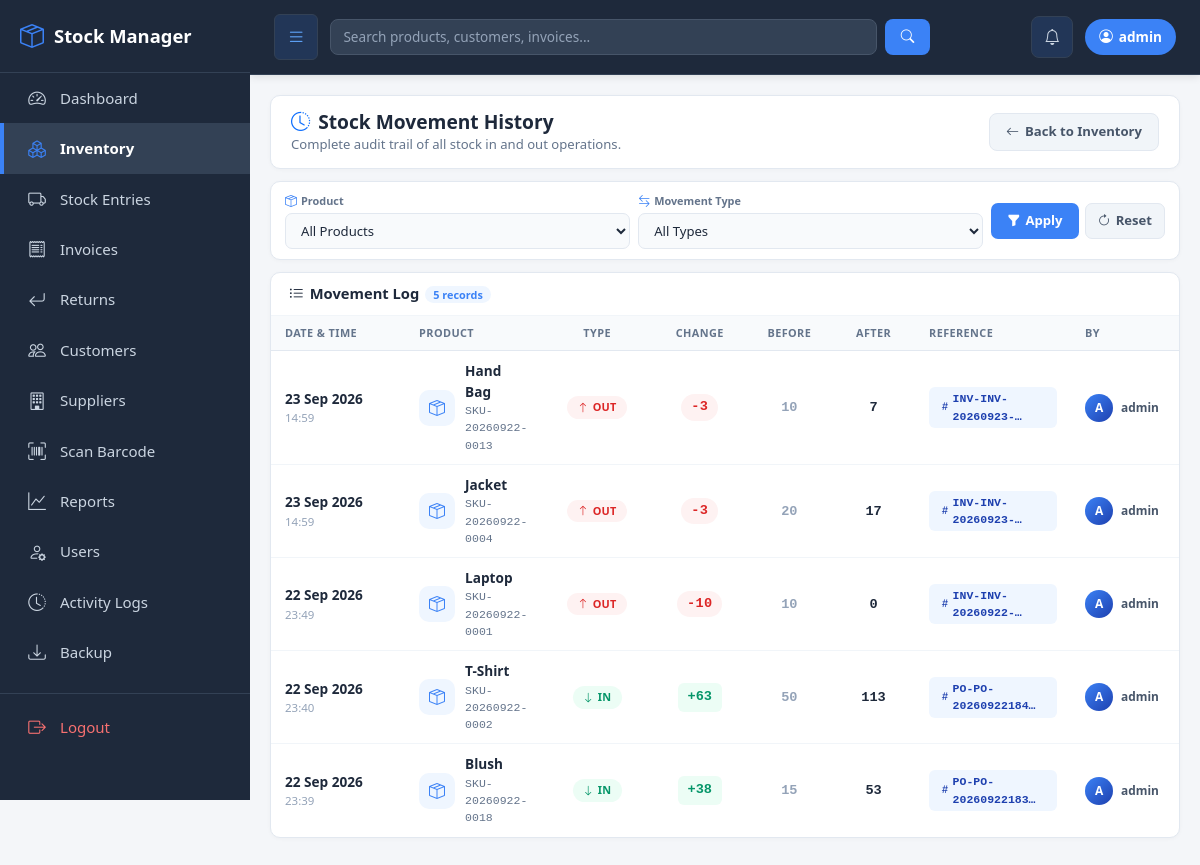
/inventory/history/ (signed in), run on the app's committed database.
### inventory/models.py (models this page shows, shortened)
class StockMovement(models.Model):
    MOVEMENT_TYPES = (
        ('IN', 'Stock In'),
        ('OUT', 'Stock Out'),
        ('ADJUST', 'Adjustment'),
    )
    product = models.ForeignKey(Product, on_delete=models.CASCADE, related_name='movements')
    quantity = models.IntegerField()
    movement_type = models.CharField(max_length=10, choices=MOVEMENT_TYPES)
    quantity_before = models.IntegerField(default=0)
    quantity_after = models.IntegerField(default=0)
    reference = models.CharField(max_length=100, blank=True)
    note = models.TextField(blank=True)
    created_by = models.ForeignKey(User, on_delete=models.SET_NULL, null=True, blank=True)
    created_at = models.DateTimeField(auto_now_add=True)
    class Meta:
        ordering = ['-created_at']

class Product(models.Model):
    name = models.CharField(max_length=200)
    sku = models.CharField(max_length=50, unique=True, blank=True, null=True)
    barcode = models.CharField(max_length=50, blank=True, null=True, unique=True)
    barcode_image = models.ImageField(upload_to='barcodes/', blank=True, null=True)
    qr_code = models.ImageField(upload_to='qrcodes/', blank=True, null=True)
    category = models.ForeignKey(Category, on_delete=models.SET_NULL, null=True, related_name='products')
    supplier = models.ForeignKey(Supplier, on_delete=models.SET_NULL, null=True, blank=True, related_name='products')
    description = models.TextField(blank=True)
    purchase_price = models.DecimalField(max_digits=10, decimal_places=2, default=0)
    price = models.DecimalField(max_digits=10, decimal_places=2, default=0)
    quantity = models.IntegerField(default=0)
    low_stock_threshold = models.PositiveIntegerField(default=10)
    unit = models.CharField(max_length=20, default='Piece')
    image = models.ImageField(upload_to='products/', blank=True, null=True)
    created_at = models.DateTimeField(auto_now_add=True)
    updated_at = models.DateTimeField(auto_now=True)
    class Meta:
        ordering = ['name']

### inventory/views.py (the view)
# urls.py: path('inventory/history/', views.stock_history, name='stock_history'),
@login_required
def stock_history(request):
    movements = StockMovement.objects.select_related('product', 'created_by').all()
    product_id = request.GET.get('product')
    movement_type = request.GET.get('type')
    if product_id:
        movements = movements.filter(product_id=product_id)
    if movement_type:
        movements = movements.filter(movement_type=movement_type)
    return render(request, 'stock_history.html', {
        'movements': movements[:200],
        'products': Product.objects.all(),
        'product_id': product_id,
        'movement_type': movement_type,
        'currency_symbol': Settings.get_currency_symbol(),
    })

### inventory/templates/stock_history.html (shortened to what this page needs)
{% extends 'base.html' %}
{% load static %}
{% block content %}
<div class="page-header">
    <div class="page-header-content">
        <div>
            <h2 class="page-title">
                <i class="bi bi-clock-history text-primary"></i>
                Stock Movement History
            </h2>
            <p class="page-subtitle">Complete audit trail of all stock in and out operations.</p>
        </div>
        <div class="page-header-actions">
            <a href="{% url 'inventory_list' %}" class="btn-secondary-action">
                <i class="bi bi-arrow-left"></i> Back to Inventory
            </a>
        </div>
    </div>
</div>
<div class="filter-bar">
    <form method="get" class="filter-form">
        <div class="filter-group">
            <label class="filter-label"><i class="bi bi-box-seam"></i> Product</label>
            <select name="product" class="filter-select">
                <option value="">All Products</option>
            </select>
        </div>
        <div class="filter-group">
            <label class="filter-label"><i class="bi bi-arrow-left-right"></i> Movement Type</label>
            <select name="type" class="filter-select">
                <option value="">All Types</option>
            </select>
        </div>
        <div class="filter-actions">
            <button type="submit" class="btn-filter-apply"><i class="bi bi-funnel-fill"></i> Apply</button>
            <a href="{% url 'stock_history' %}" class="btn-filter-reset"><i class="bi bi-arrow-clockwise"></i> Reset</a>
        </div>
    </form>
</div>
<div class="products-card">
    <div class="products-card-header">
        <h5 class="products-card-title">
            <i class="bi bi-list-ul"></i>
            Movement Log
            <span class="products-count">{{ movements|length }} records</span>
        </h5>
    </div>
    <div class="products-card-body p-0">
        {% if movements %}
            <div class="table-responsive">
                <table class="modern-inv-table">
                    <thead>
                        <tr>
                            <th style="width: 160px;">Date & Time</th>
                            <th>Product</th>
                            <th style="width: 120px;" class="text-center">Type</th>
                            <th style="width: 100px;" class="text-center">Change</th>
                            <th style="width: 90px;" class="text-center">Before</th>
                            <th style="width: 90px;" class="text-center">After</th>
                            <th style="width: 160px;">Reference</th>
                            <th style="width: 110px;">By</th>
                        </tr>
                    </thead>
                    <tbody>
                        {% for m in movements %}
                        <tr>
                            <td>
                                <strong style="color: #1e293b; font-size: 0.85rem;">{{ m.created_at|date:"d M Y" }}</strong>
                                <small style="color: #94a3b8; display: block; font-size: 0.72rem;">{{ m.created_at|date:"H:i" }}</small>
                            </td>
                            <td>
                                <div style="display: flex; align-items: center; gap: 10px;">
                                    <div class="stat-icon" style="width: 36px; height: 36px; border-radius: 10px; font-size: 1rem; background: #eff6ff; color: #3b82f6;">
                                        <i class="bi bi-box-seam"></i>
                                    </div>
                                    <div>
                                        <strong style="color: #1e293b;">{{ m.product.name|truncatechars:25 }}</strong>
                                        {% if m.product.sku %}
                                            <small style="color: #64748b; display: block; font-family: monospace; font-size: 0.72rem;">{{ m.product.sku }}</small>
                                        {% endif %}
                                    </div>
                                </div>
                            </td>
                            <td class="text-center">
                                {% if m.movement_type == 'IN' %}
                                    <span class="status-pill status-available"><i class="bi bi-arrow-down"></i> IN</span>
                                {% elif m.movement_type == 'OUT' %}
                                    <span class="status-pill status-out"><i class="bi bi-arrow-up"></i> OUT</span>
                                {% else %}
                                    <span class="status-pill" style="background: #f5f3ff; color: #7c3aed;"><i class="bi bi-arrow-repeat"></i> ADJ</span>
                                {% endif %}
                            </td>
                            <td class="text-center">
                                {% if m.quantity > 0 %}
                                    <span class="amount-badge" style="font-size: 0.85rem;">+{{ m.quantity }}</span>
                                {% else %}
                                    <span class="status-pill status-out" style="font-size: 0.85rem; font-family: monospace;">{{ m.quantity }}</span>
                                {% endif %}
                            </td>
                            <td class="text-center"><span style="font-family: monospace; color: #94a3b8; font-weight: 600;">{{ m.quantity_before }}</span></td>
                            <td class="text-center"><strong style="font-family: monospace; color: #1e293b;">{{ m.quantity_after }}</strong></td>
                            <td>
                                {% if m.reference %}
                                    <span class="invoice-badge"><i class="bi bi-hash"></i> {{ m.reference|truncatechars:18 }}</span>
                                {% else %}
                                    <span style="color: #94a3b8;">—</span>
                                {% endif %}
                            </td>
                            <td>
                                <div style="display: flex; align-items: center; gap: 8px;">
                                    <div class="stat-icon" style="width: 28px; height: 28px; border-radius: 50%; font-size: 0.75rem; font-weight: 700; background: linear-gradient(135deg, #3b82f6, #1e40af); color: #fff;">
                                        {{ m.created_by.username|first|default:"S"|upper }}
                                    </div>
                                    <small style="color: #475569; font-weight: 600;">{{ m.created_by.username|default:"System"|truncatechars:10 }}</small>
                                </div>
                            </td>
                        </tr>
                        {% endfor %}
                    </tbody>
                </table>
            </div>
        {% else %}
            <div class="empty-state-inventory">
                <i class="bi bi-clock-history"></i>
                <h5>No Stock Movements Yet</h5>
                <p>Stock movements will appear here when products are added, sold, or returned.</p>
            </div>
        {% endif %}
    </div>
</div>
{% endblock %}

### inventory/templates/base.html (shortened to what this page needs)
<!DOCTYPE html>
<html lang="en">
<head>
    <link href="https://cdn.jsdelivr.net/npm/bootstrap@5.3.2/dist/css/bootstrap.min.css" rel="stylesheet">
    {% load static %}
    <link href="https://cdn.jsdelivr.net/npm/bootstrap-icons@1.11.1/font/bootstrap-icons.css" rel="stylesheet">
    <link rel="stylesheet" href="{% static 'css/style.css' %}">
</head>
<body>
{% if user.is_authenticated %}
{% with current=request.resolver_match.url_name %}
<aside class="sidebar" id="sidebar">
    <div class="brand">
        <div class="brand-left">
            <i class="bi bi-box-seam"></i>
            <span>Stock Manager</span>
        </div>
    </div>
    <a href="{% url 'dashboard' %}" class="{% if current == 'dashboard' %}active{% endif %}">
        <i class="bi bi-speedometer2"></i> Dashboard
    </a>
    <a href="{% url 'inventory_list' %}" class="{% if current == 'inventory_list' or current == 'add_inventory' or current == 'edit_inventory' or current == 'add_stock' or current == 'stock_history' or current == 'low_stock' %}active{% endif %}">
        <i class="bi bi-boxes"></i> Inventory
    </a>
    <a href="{% url 'stock_entries' %}" class="{% if current == 'stock_entries' or current == 'create_stock_entry' %}active{% endif %}">
        <i class="bi bi-truck"></i> Stock Entries
    </a>
    <a href="{% url 'invoice_list' %}" class="{% if current == 'invoice_list' or current == 'create_invoice' or current == 'invoice_detail' %}active{% endif %}">
        <i class="bi bi-receipt"></i> Invoices
    </a>
    <a href="{% url 'returns' %}" class="{% if current == 'returns' %}active{% endif %}">
        <i class="bi bi-arrow-return-left"></i> Returns
    </a>
    <a href="{% url 'customers' %}" class="{% if current == 'customers' or current == 'customer_detail' or current == 'edit_customer' %}active{% endif %}">
        <i class="bi bi-people"></i> Customers
    </a>
    <a href="{% url 'suppliers' %}" class="{% if current == 'suppliers' or current == 'supplier_detail' or current == 'edit_supplier' %}active{% endif %}">
        <i class="bi bi-building"></i> Suppliers
    </a>
    <a href="{% url 'scan_barcode' %}" class="{% if current == 'scan_barcode' %}active{% endif %}">
        <i class="bi bi-upc-scan"></i> Scan Barcode
    </a>
    <a href="{% url 'reports' %}" class="{% if current == 'reports' %}active{% endif %}">
        <i class="bi bi-graph-up"></i> Reports
    </a>
    {% if user.is_superuser %}
    <a href="{% url 'user_list' %}" class="{% if current == 'user_list' or current == 'create_staff' %}active{% endif %}">
        <i class="bi bi-person-gear"></i> Users
    </a>
    <a href="{% url 'activity_logs' %}" class="{% if current == 'activity_logs' %}active{% endif %}">
        <i class="bi bi-clock-history"></i> Activity Logs
    </a>
    <a href="{% url 'backup_data' %}" class="{% if current == 'backup_data' %}active{% endif %}">
        <i class="bi bi-download"></i> Backup
    </a>
    {% endif %}
    <div class="logout-section">
        <a href="{% url 'logout' %}" class="logout-link">
            <i class="bi bi-box-arrow-right"></i> Logout
        </a>
    </div>
</aside>
{% endwith %}
{% endif %}
<div class="{% if user.is_authenticated %}main-content{% else %}container mt-4{% endif %}" id="mainContent">
    {% if user.is_authenticated %}
    <div class="topbar">
        <div class="d-flex align-items-center flex-grow-1" style="gap: 12px;">
            <button class="menu-toggle" onclick="toggleSidebar()" title="Toggle Sidebar (Ctrl+B)">
                <i class="bi bi-list"></i>
            </button>
            <form method="get" action="{% url 'global_search' %}" class="d-flex flex-grow-1" style="max-width: 600px;">
                <input type="text" name="q" class="form-control search-input me-2"
                       placeholder="Search products, customers, invoices...">
                <button class="search-btn" type="submit">
                    <i class="bi bi-search"></i>
                </button>
            </form>
        </div>
        <div class="d-flex align-items-center" style="gap: 12px;">
            <a href="{% url 'notifications' %}" class="notif-btn" title="Notifications">
                <i class="bi bi-bell"></i>
            </a>
            <span class="user-badge">
                <i class="bi bi-person-circle"></i>
                {{ user.username }}
            </span>
        </div>
    </div>
    {% endif %}
    <div class="content-area">
        {% block content %}{% endblock %}
    </div>
</div>
</body>
</html>

### data on the page
StockMovement: created_at "23 Sep 2026", created_at "14:59", product.name "Hand Bag", product.sku "SKU-20260922-0013", movement_type "OUT" (drawn), quantity "-3", quantity_before "10", quantity_after "7", reference "INV-INV-20260923-…", created_by.username|first "A", created_by.username "admin"
StockMovement: created_at "23 Sep 2026", created_at "14:59", product.name "Jacket", product.sku "SKU-20260922-0004", movement_type "OUT" (drawn), quantity "-3", quantity_before "20", quantity_after "17", reference "INV-INV-20260923-…", created_by.username|first "A", created_by.username "admin"
StockMovement: created_at "22 Sep 2026", created_at "23:49", product.name "Laptop", product.sku "SKU-20260922-0001", movement_type "OUT" (drawn), quantity "-10", quantity_before "10", quantity_after "0", reference "INV-INV-20260922-…", created_by.username|first "A", created_by.username "admin"
StockMovement: created_at "22 Sep 2026", created_at "23:40", product.name "T-Shirt", product.sku "SKU-20260922-0002", movement_type "IN" (drawn), quantity "63", quantity_before "50", quantity_after "113", reference "PO-PO-20260922184…", created_by.username|first "A", created_by.username "admin"
StockMovement: created_at "22 Sep 2026", created_at "23:39", product.name "Blush", product.sku "SKU-20260922-0018", movement_type "IN" (drawn), quantity "38", quantity_before "15", quantity_after "53", reference "PO-PO-20260922183…", created_by.username|first "A", created_by.username "admin"

### other printed values
{{ user.username }} "admin"
{{ movements|length }} "5"
